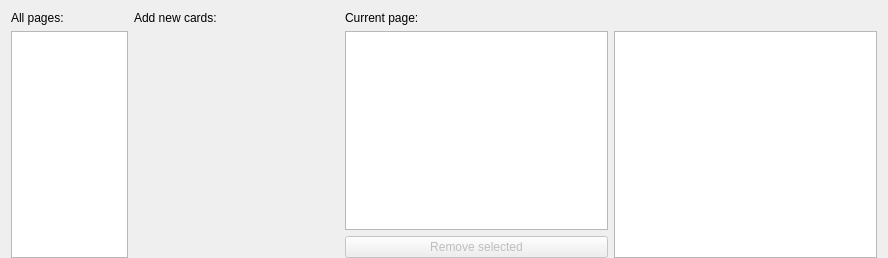
<?xml version="1.0" encoding="UTF-8"?>
<ui version="4.0">
 <class>central_widget</class>
 <widget class="QWidget" name="central_widget">
  <property name="geometry">
   <rect>
    <x>0</x>
    <y>0</y>
    <width>888</width>
    <height>258</height>
   </rect>
  </property>
  <layout class="QGridLayout" name="gridLayout">
   <property name="bottomMargin">
    <number>0</number>
   </property>
   <item row="4" column="3" rowspan="3">
    <widget class="PageRenderer" name="page_renderer">
     <property name="sizePolicy">
      <sizepolicy hsizetype="Expanding" vsizetype="Expanding">
       <horstretch>9</horstretch>
       <verstretch>1</verstretch>
      </sizepolicy>
     </property>
     <property name="acceptDrops">
      <bool>false</bool>
     </property>
     <property name="renderHints">
      <set>QPainter::Antialiasing|QPainter::HighQualityAntialiasing</set>
     </property>
    </widget>
   </item>
   <item row="4" column="2" rowspan="2">
    <widget class="QTableView" name="page_card_table_view">
     <property name="sizePolicy">
      <sizepolicy hsizetype="Expanding" vsizetype="Expanding">
       <horstretch>9</horstretch>
       <verstretch>1</verstretch>
      </sizepolicy>
     </property>
     <property name="lineWidth">
      <number>0</number>
     </property>
     <property name="alternatingRowColors">
      <bool>true</bool>
     </property>
     <property name="selectionMode">
      <enum>QAbstractItemView::MultiSelection</enum>
     </property>
     <property name="selectionBehavior">
      <enum>QAbstractItemView::SelectRows</enum>
     </property>
     <attribute name="verticalHeaderVisible">
      <bool>false</bool>
     </attribute>
    </widget>
   </item>
   <item row="0" column="0">
    <widget class="QLabel" name="document_view_label">
     <property name="text">
      <string>All pages:</string>
     </property>
    </widget>
   </item>
   <item row="0" column="2" colspan="2">
    <widget class="QLabel" name="page_view_label">
     <property name="text">
      <string>Current page:</string>
     </property>
    </widget>
   </item>
   <item row="6" column="2">
    <widget class="QPushButton" name="delete_selected_images_button">
     <property name="enabled">
      <bool>false</bool>
     </property>
     <property name="text">
      <string>Remove selected</string>
     </property>
     <property name="icon">
      <iconset theme="edit-delete"/>
     </property>
    </widget>
   </item>
   <item row="0" column="1">
    <widget class="QLabel" name="add_card_widget_label">
     <property name="text">
      <string>Add new cards:</string>
     </property>
    </widget>
   </item>
   <item row="4" column="1" rowspan="3">
    <widget class="VerticalAddCardWidget" name="add_card_widget" native="true">
     <property name="sizePolicy">
      <sizepolicy hsizetype="Expanding" vsizetype="Expanding">
       <horstretch>7</horstretch>
       <verstretch>1</verstretch>
      </sizepolicy>
     </property>
    </widget>
   </item>
   <item row="4" column="0" rowspan="3">
    <widget class="QListView" name="document_view">
     <property name="sizePolicy">
      <sizepolicy hsizetype="Expanding" vsizetype="Expanding">
       <horstretch>4</horstretch>
       <verstretch>1</verstretch>
      </sizepolicy>
     </property>
     <property name="alternatingRowColors">
      <bool>true</bool>
     </property>
     <property name="selectionMode">
      <enum>QAbstractItemView::SingleSelection</enum>
     </property>
     <property name="selectionBehavior">
      <enum>QAbstractItemView::SelectRows</enum>
     </property>
    </widget>
   </item>
  </layout>
 </widget>
 <customwidgets>
  <customwidget>
   <class>VerticalAddCardWidget</class>
   <extends>QWidget</extends>
   <header>mtg_proxy_printer.ui.add_card</header>
   <container>1</container>
  </customwidget>
  <customwidget>
   <class>PageRenderer</class>
   <extends>QGraphicsView</extends>
   <header>mtg_proxy_printer.ui.page_renderer</header>
   <slots>
    <slot>on_resize_event_triggered()</slot>
   </slots>
  </customwidget>
 </customwidgets>
 <resources/>
 <connections/>
</ui>
